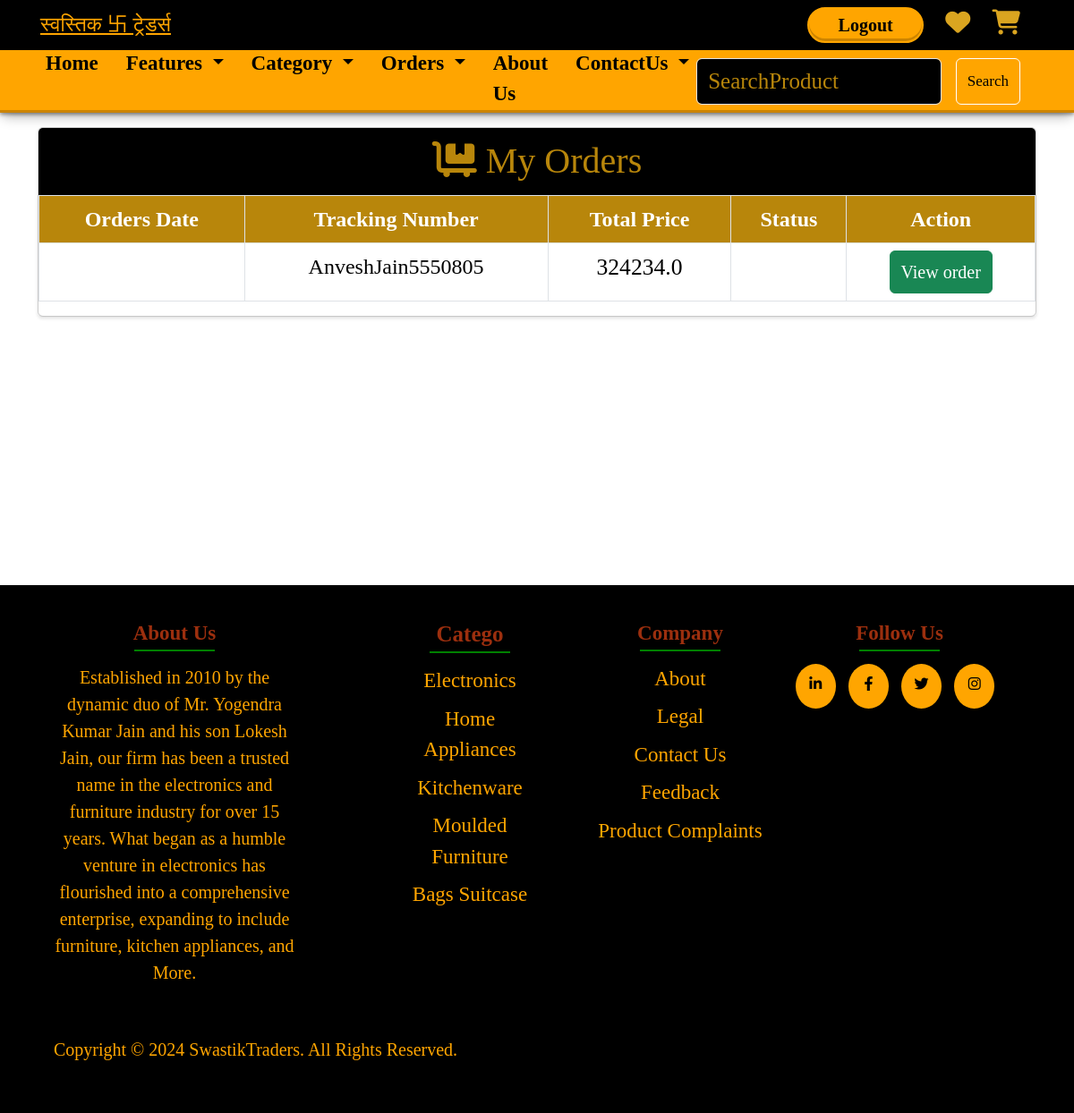
Before: /Booking/ (signed in) with the older database file.
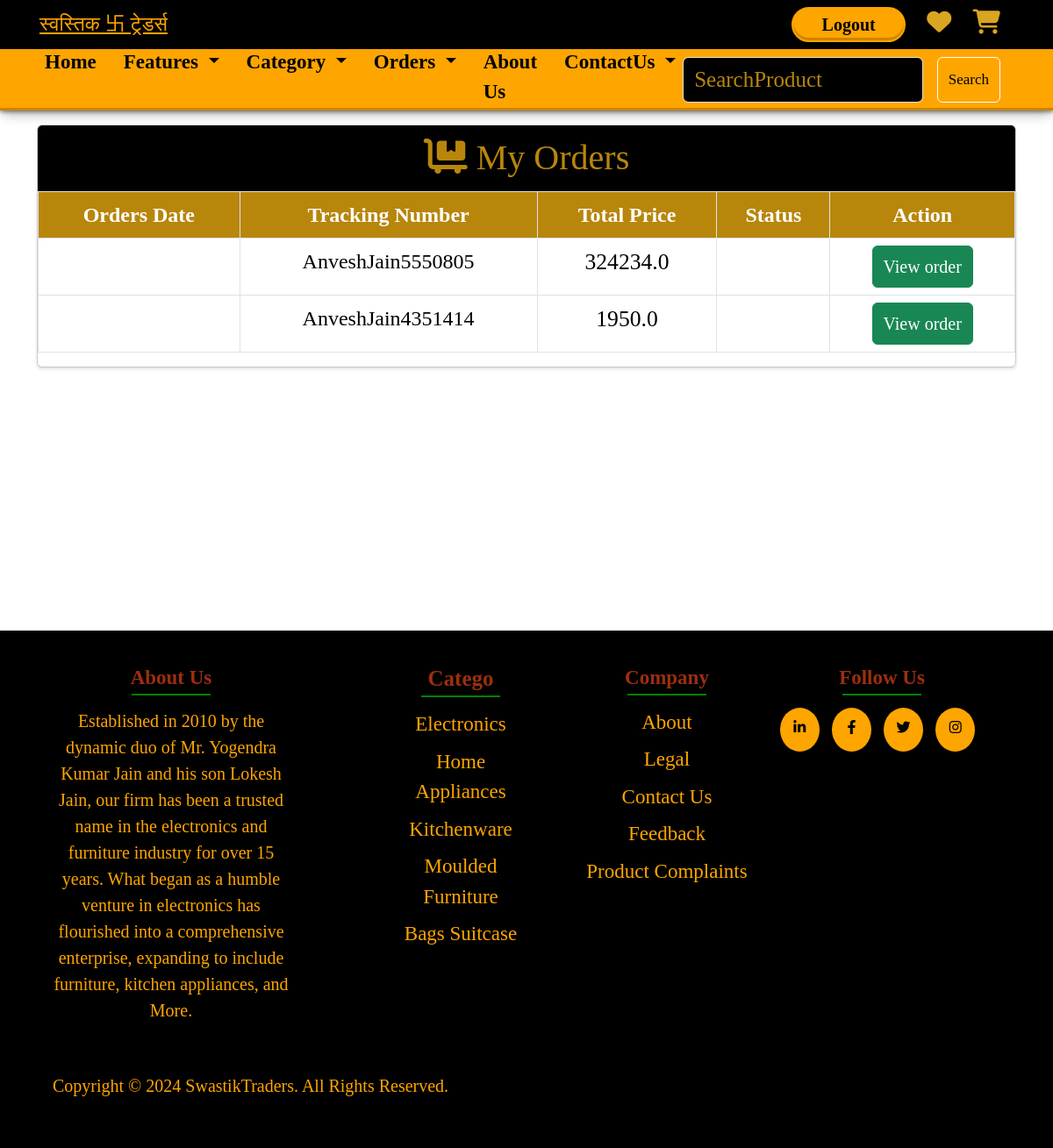
After: the same page with the newer database file.
### Ecomapp/models.py (models this page shows, shortened)
class Order(models.Model):
    user = models.ForeignKey(User, on_delete=models.CASCADE)
    Fname = models.CharField(max_length=100)
    Lname = models.CharField(max_length=100)
    Email = models.EmailField()
    Phone = models.CharField(max_length=15)
    Address = models.TextField()
    City = models.CharField(max_length=100)
    State = models.CharField(max_length=100)
    Country = models.CharField(max_length=100)
    Pincode = models.CharField(max_length=10)
    Payment_mode = models.CharField(max_length=20)  # COD or Razorpay
    Payment_id = models.CharField(max_length=100, null=True, blank=True)  # Razorpay payment ID
    Total_price = models.FloatField()
    tracking_no = models.CharField(max_length=100, unique=True)
    created_at = models.DateTimeField(auto_now_add=True)

### Ecomapp/views.py (the view)
# urls.py: path('Booking/', views.Book, name='Booking'),
@login_required(login_url='Login')
def Book(request):
     orders = Order.objects.filter(user=request.user)
     context = {'orders':orders}
     return render(request,'Book.html',context)

### templates/Book.html (shortened to what the changed rows need)
{% extends 'Store/layouts/main.html' %}
{% load static %}
{% block content %}
    <div class="container my-3">
        <div class="row">
            <div class="col-md-12">
                <div class="card shadow-sm black">
                    <div class="card-header text-white" style="font-family: 'Times New Roman', Times, serif; padding: 5px;background-color: black;">
                        <h2 class="text-center my-2" style="font-size: 2.5rem;color:darkgoldenrod;"><i class="fa-solid fa-cart-flatbed" style="color: darkgoldenrod"></i> My Orders</h2>
                    </div>
                    <div class="card-body shadow-sm" style="padding: 0;">
                        <div class="table-responsive">
                            <table class="table table-bordered">
                                <thead>
                                    <tr style="font-size: 1.5rem; font-family: 'Times New Roman', Times, serif;">
                                        <th class="text-white text-center" style="background-color:darkgoldenrod;">Orders Date</th>
                                        <th class="text-white text-center" style="background-color:darkgoldenrod;">Tracking Number</th>
                                        <th class="text-white text-center" style="background-color:darkgoldenrod">Total Price</th>
                                        <th class="text-white text-center" style="background-color:darkgoldenrod">Status</th>
                                        <th class="text-white text-center" style="background-color:darkgoldenrod">Action</th>
                                    </tr>
                                </thead>
                                <tbody>
                                    {% for item in orders %}
                                        <tr style="font-size: 1.6rem; font-family: 'Times New Roman', Times, serif;">
                                            <td style="color: black;font-size: 1.5rem;" class="text-center">{{ item.Created_at }}</td>
                                            <td style="color: black;font-size: 1.5rem;" class="text-center">{{ item.tracking_no }}</td>
                                            <td style="color: black;" class="text-center">{{ item.Total_price }}</td>
                                            <td style="color: black;" class="text-center">{{ item.Status }}</td>
                                            <td class="text-center">
                                                <a href="{% url 'vieworder' item.tracking_no %}" class="btn btn-success text-white" style="font-size: 1.25rem; padding: 8px 12px;color: black;">View order</a>
                                            </td>
                                        </tr>
                                    {% endfor %}
                                </tbody>
                            </table>
                        </div>
                    </div>
                </div>
            </div>
        </div>
    </div>
    {% endblock content %}

Changed rows visible on the page:
added Order: tracking_no "AnveshJain4351414", Total_price "1950.0"
